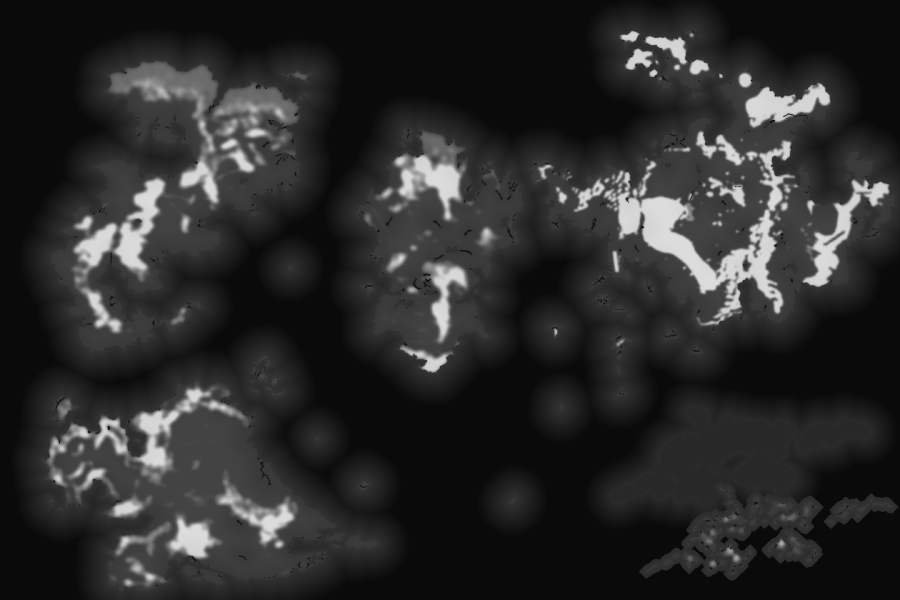
#> input picture world-settings/novaris/maps/azgaar/heightmaps/novaris.png, 1800 x 1200 px, found by its file name (shown at 1/2 size)
$ python move_eldmere.py
#> lines starting #> are read from the running program, lines starting #| are printed output that depends on the picture; after the words box and inside, x2 and y2 are one past the last pixel; in counts of white or black regions, pixels touching at a corner belong together
#> in main, hm_img is the input picture: PIL image 1800x1200 L; min 10, max 220, mean 42.3
"""Move Eldmere in the source data (heightmap, biome map, labels, rivers, cultures) to the v3 layout.

Run once from maps/azgaar/: python scripts/layout/move_eldmere.py
The map itself (saves/novaris.map) was moved in Azgaar with the same shift.
"""
import json

import numpy as np
from PIL import Image
from scipy import ndimage

SHIFT = (55, 150)  # map px (1800x1200)
BOX = (1225, 810, 1745, 1015)  # Eldmere's islands, no other land inside
SHELF = 12  # map px of sea that moves with the islands
LABEL_MOVES = {"Eldmere": (-165, 75), "Stormwall": (-330, -50)}  # placed apart from the islands


def in_box(x, y):
    return BOX[0] < x < BOX[2] and BOX[1] < y < BOX[3]


def block_mask(land):
    """Eldmere land plus its shelf, as a boolean mask of the heightmap grid."""
    m = np.zeros_like(land)
    x0, y0, x1, y1 = BOX
    m[y0:y1, x0:x1] = land[y0:y1, x0:x1]
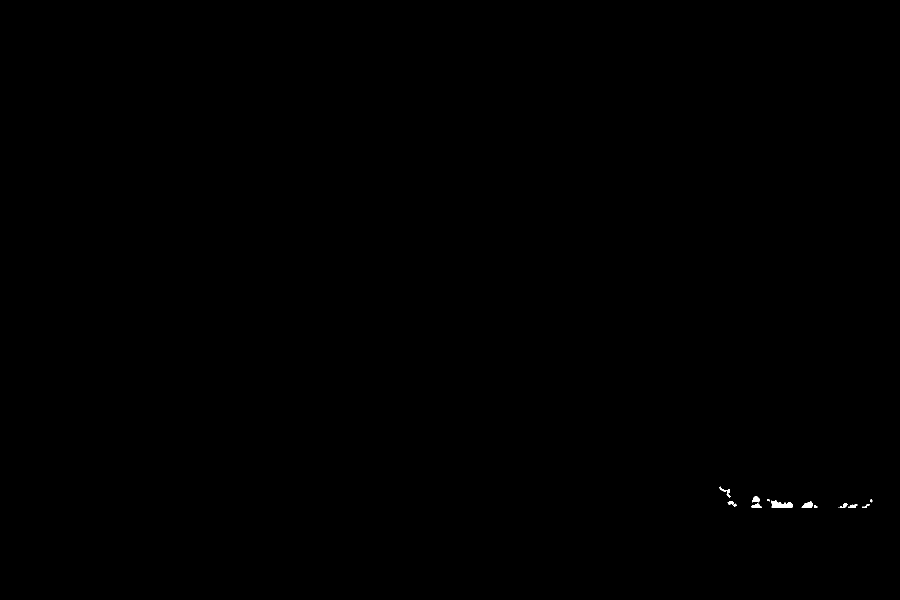
#> m: shape (1200, 1800) bool (shown at 1/2 size); 0.06% white; 15 white regions (3 under 20 px), largest, box (x1, y1, x2, y2) and area: (1542, 1001, 1585, 1015) 415, (1603, 1003, 1626, 1015) 182, (1505, 992, 1519, 1005) 131
    return ndimage.binary_dilation(m, iterations=SHELF)
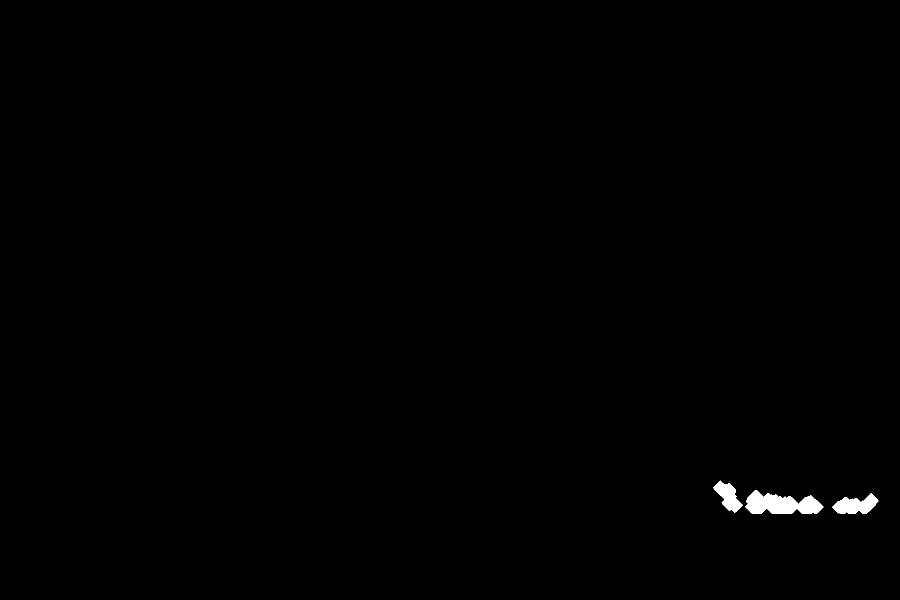
#> returned value: shape (1200, 1800) bool (shown at 1/2 size); 0.41% white; 3 white regions, box (x1, y1, x2, y2) and area: (1491, 980, 1647, 1027) 4747, (1664, 987, 1757, 1027) 2268, (1427, 961, 1486, 1026) 1835


def move(arr, mask, dx, dy, fill):
    out = arr.copy()
    out[mask] = fill
    ys, xs = np.nonzero(mask)
    ny, nx = ys + dy, xs + dx
    ok = (ny >= 0) & (ny < arr.shape[0]) & (nx >= 0) & (nx < arr.shape[1])
    out[ny[ok], nx[ok]] = arr[ys[ok], xs[ok]]
    return out


def write_json(path, data):
    """Rewrite keeping the file's own layout: one-line files stay one line, the rest indent 1."""
    raw = open(path, "rb").read()
    nl = b"\r\n" if b"\r\n" in raw else b"\n"
    one_line = nl not in raw.rstrip()
    s = json.dumps(data, ensure_ascii=False) if one_line else json.dumps(data, indent=1, ensure_ascii=False)
    s = s.encode().replace(b"\n", nl)
    open(path, "wb").write(s + (nl if raw.endswith(nl) else b""))


def main():
    hm_img = Image.open("heightmaps/novaris.png")
    hm = np.asarray(hm_img.convert("L"))
    mask = block_mask(hm >= 51)
    ring = ndimage.binary_dilation(mask, iterations=10) & ~mask & (hm < 51)
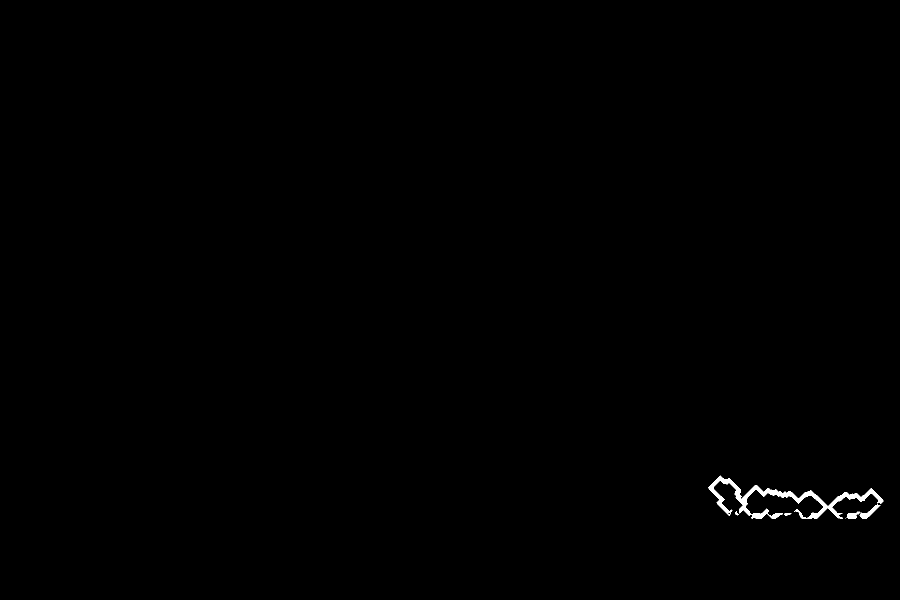
#> ring: shape (1200, 1800) bool (shown at 1/2 size); 0.29% white; 7 white regions (2 under 20 px), largest, box (x1, y1, x2, y2) and area: (1417, 951, 1767, 1037) 5569, (1719, 1008, 1761, 1037) 356, (1694, 1023, 1719, 1037) 213, (1569, 1027, 1583, 1031) 42, (1470, 1023, 1477, 1031) 31
    sea = int(np.percentile(hm[ring], 30))
#> sea = 22
    Image.fromarray(move(hm, mask, *SHIFT, sea)).convert(hm_img.mode).save("heightmaps/novaris.png")
#> in move, `out[mask] = fill`: out: shape (1200, 1800); 0.41% of pixels changed, all inside (x1, y1, x2, y2) = (1427, 961, 1757, 1027)
#> in move, `ys, xs = np.nonzero(mask)`: ys = 8850 values from 961 to 1026; xs = 8850 values, max 1756 at index 2947, min 1427 at index 252, mean 1578.3
#> in move, `ny, nx = ys + dy, xs + dx`: ny = 8850 values from 1111 to 1176; nx = 8850 values, max 1811 at index 2947, min 1482 at index 252, mean 1633.3
#> in move, `out[ny[ok], nx[ok]] = arr[ys[ok], xs[ok]]`:
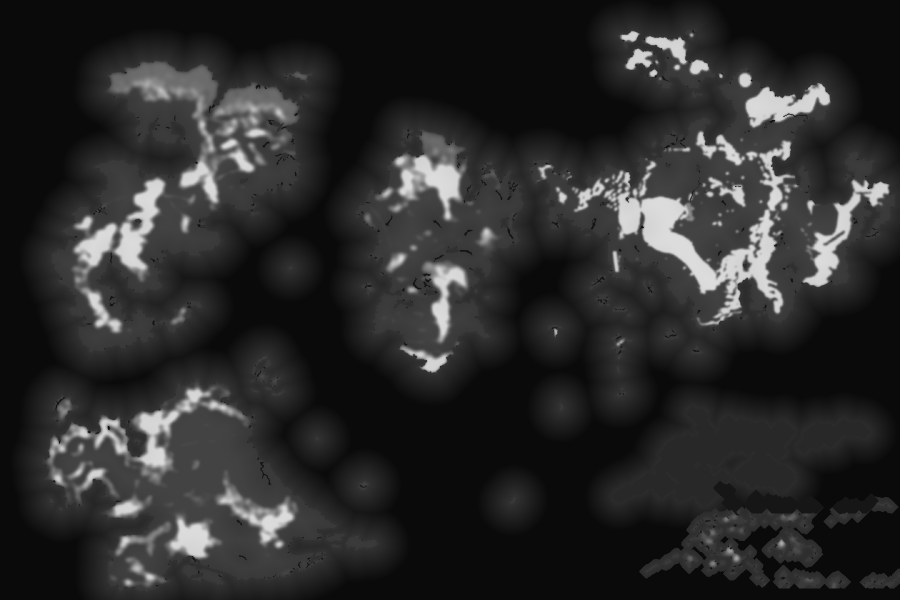
#> out: shape (1200, 1800) (shown at 1/2 size); min 10, max 220, mean 42.3

    bm_img = Image.open("heightmaps/novaris-biomes.png")
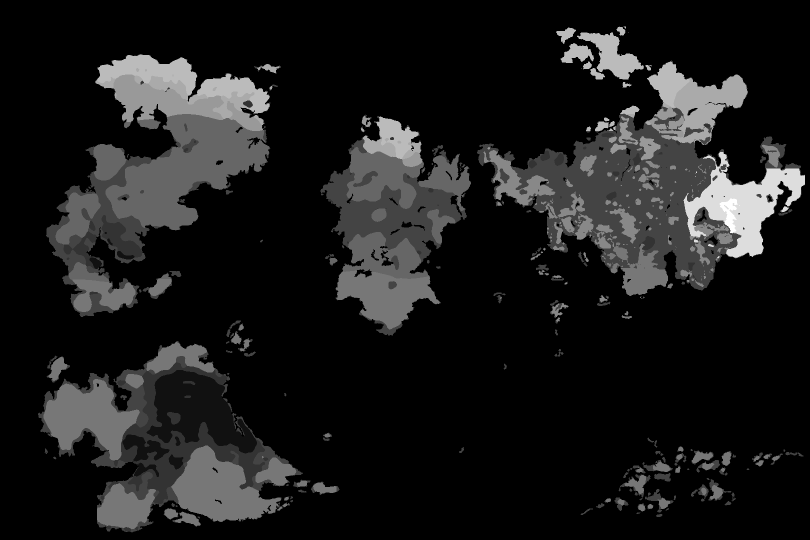
#> input picture world-settings/novaris/maps/azgaar/heightmaps/novaris-biomes.png, 1620 x 1080 px, found by its file name (shown at 1/2 size)
#> bm_img is the input picture: PIL image 1620x1080 L; min 0, max 15, mean 1.58
    bm = np.asarray(bm_img)
    sx, sy = bm.shape[1] / hm.shape[1], bm.shape[0] / hm.shape[0]
#> sx = 0.9; sy = 0.9
    bmask = np.asarray(Image.fromarray(mask.astype(np.uint8) * 255).resize((bm.shape[1], bm.shape[0]), Image.NEAREST)) > 0
#> bmask: shape (1080, 1620) bool; 0.41% white; 3 white regions, box (x1, y1, x2, y2) and area: (1342, 882, 1482, 924) 3812, (1498, 888, 1581, 924) 1828, (1284, 865, 1337, 923) 1496
    sea_biome = np.median(bm[ndimage.binary_dilation(bmask, iterations=10) & ~bmask], axis=0).astype(bm.dtype)
#> sea_biome = 0
    Image.fromarray(move(bm, bmask, round(SHIFT[0] * sx), round(SHIFT[1] * sy), sea_biome), bm_img.mode).save("heightmaps/novaris-biomes.png")
#> call 2 of move, with dx = 50, dy = 135, fill = 0
#> in move (call 2), `out[mask] = fill`: out: shape (1080, 1620); 0.11% of pixels changed, all inside (x1, y1, x2, y2) = (1295, 875, 1578, 924)
#> in move (call 2), `ys, xs = np.nonzero(mask)`: ys = 7136 values from 865 to 923; xs = 7136 values, max 1580 at index 2427, min 1284 at index 220, mean 1420.3
#> in move (call 2), `ny, nx = ys + dy, xs + dx`: ny = 7136 values from 1000 to 1058; nx = 7136 values, max 1630 at index 2427, min 1334 at index 220, mean 1470.3
#> in move (call 2), `out[ny[ok], nx[ok]] = arr[ys[ok], xs[ok]]`:
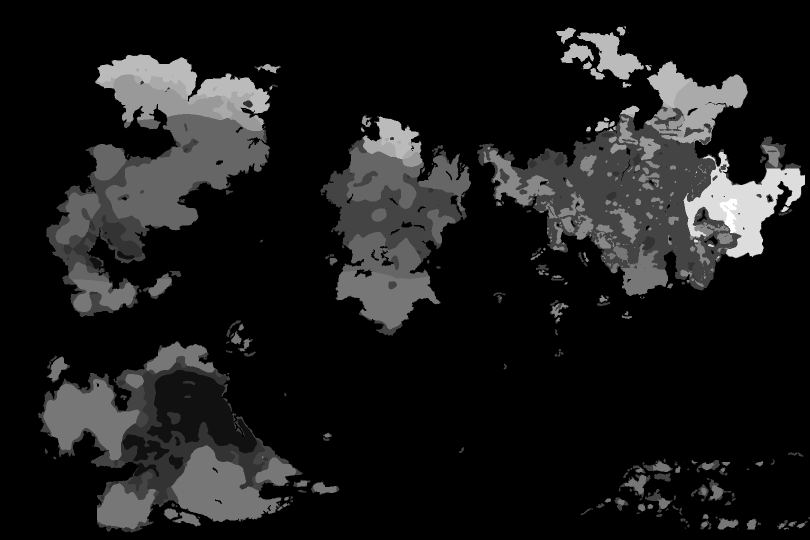
#> out: shape (1080, 1620) (shown at 1/2 size); min 0, max 15, mean 1.58; drawn with min black and max white

#> (the run stopped early here; a loop or call above may not have finished)
